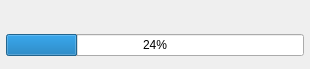
<?xml version="1.0" encoding="UTF-8"?>
<ui version="4.0">
 <class>Dialog</class>
 <widget class="QDialog" name="Dialog">
  <property name="geometry">
   <rect>
    <x>0</x>
    <y>0</y>
    <width>310</width>
    <height>69</height>
   </rect>
  </property>
  <property name="windowTitle">
   <string notr="true">Dialog</string>
  </property>
  <layout class="QVBoxLayout" name="verticalLayout">
   <property name="margin">
    <number>6</number>
   </property>
   <item>
    <spacer name="verticalSpacer_2">
     <property name="orientation">
      <enum>Qt::Vertical</enum>
     </property>
     <property name="sizeHint" stdset="0">
      <size>
       <width>0</width>
       <height>0</height>
      </size>
     </property>
    </spacer>
   </item>
   <item>
    <widget class="QLabel" name="label">
     <property name="text">
      <string/>
     </property>
     <property name="alignment">
      <set>Qt::AlignCenter</set>
     </property>
    </widget>
   </item>
   <item>
    <widget class="QProgressBar" name="progressBar">
     <property name="value">
      <number>24</number>
     </property>
    </widget>
   </item>
   <item>
    <spacer name="verticalSpacer">
     <property name="orientation">
      <enum>Qt::Vertical</enum>
     </property>
     <property name="sizeType">
      <enum>QSizePolicy::MinimumExpanding</enum>
     </property>
     <property name="sizeHint" stdset="0">
      <size>
       <width>0</width>
       <height>0</height>
      </size>
     </property>
    </spacer>
   </item>
  </layout>
 </widget>
 <resources/>
 <connections/>
</ui>
